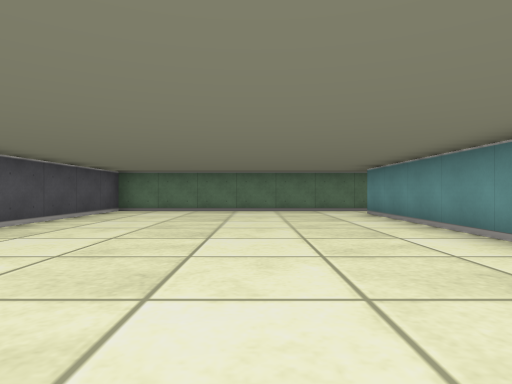
view 1 (above)

22 first-person views from a walk through a cub3D ray-caster map. The camera is about half as high as the walls, looks level and sees 75° across. The floor is counted in squares. Each view is taken from the middle of a square. On the plan, view 1 faces up. The plan holds only what a view shows up to about 9 squares ahead; the rest is blank.

view 2
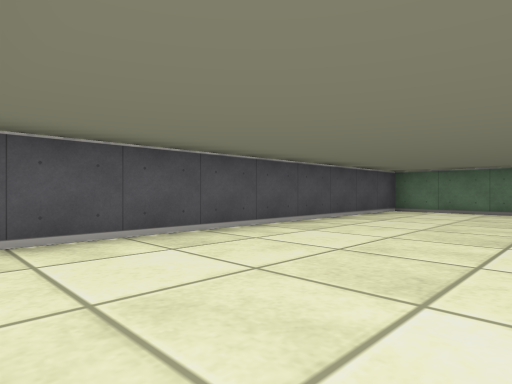

view 3
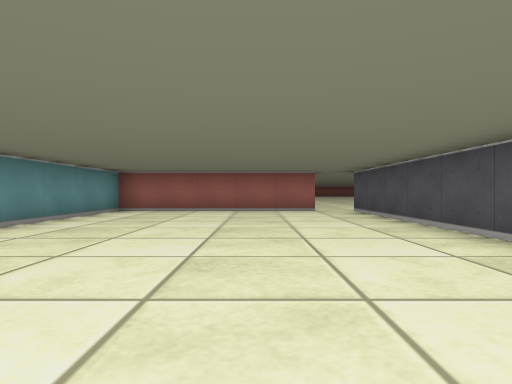

view 4
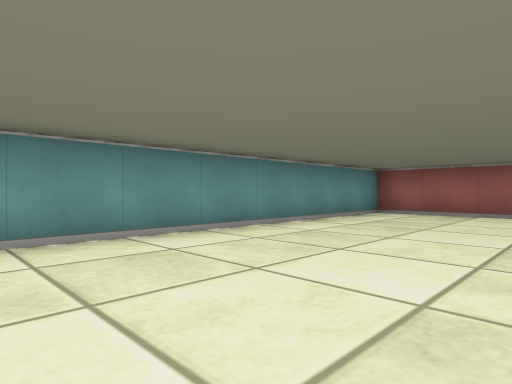

view 5
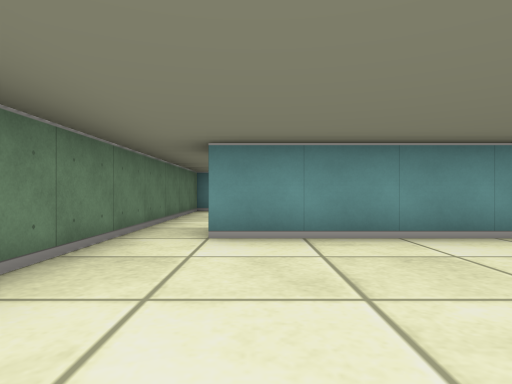

view 6
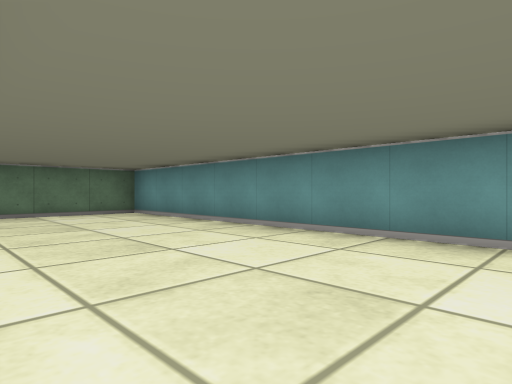

view 7
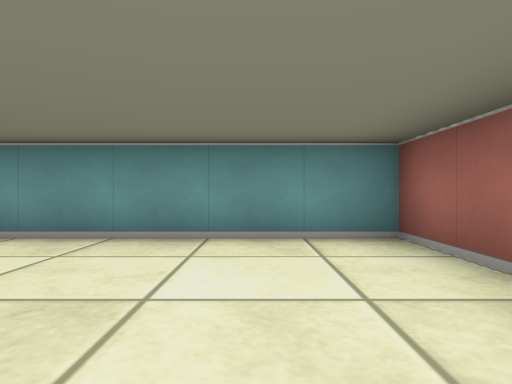

view 8
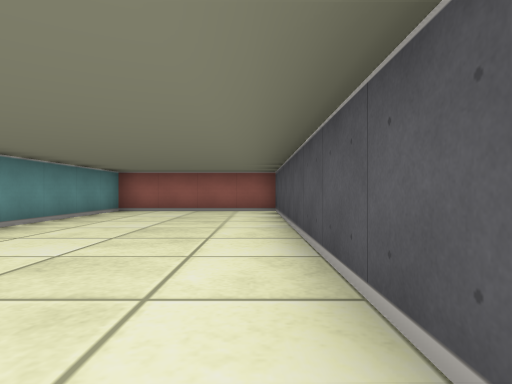

view 9
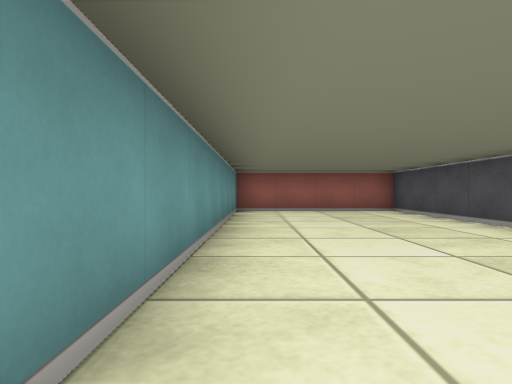

view 10
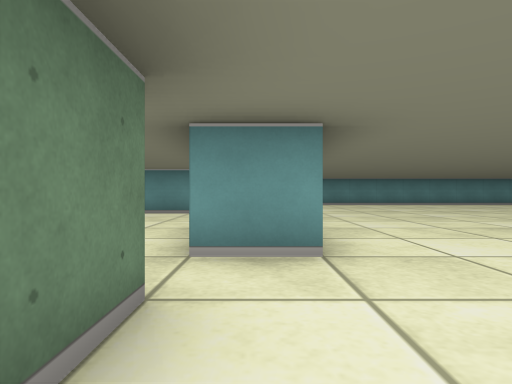

view 11
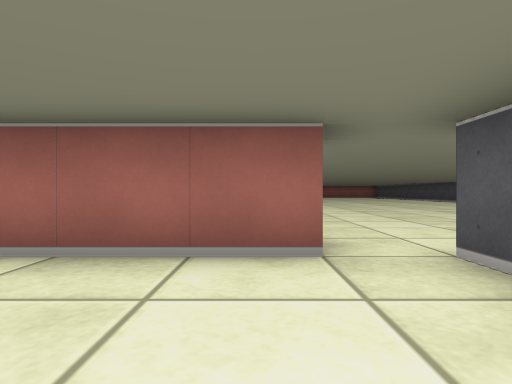

view 12
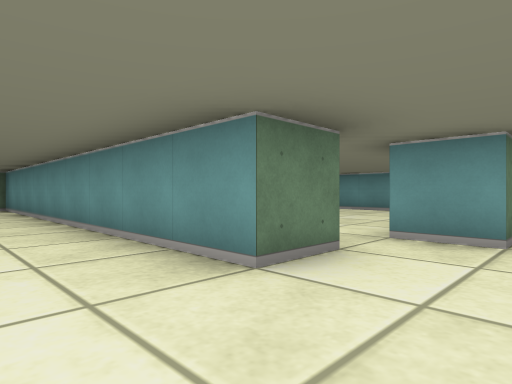

view 13
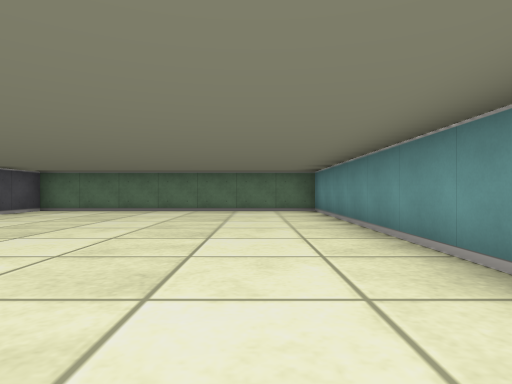

view 14
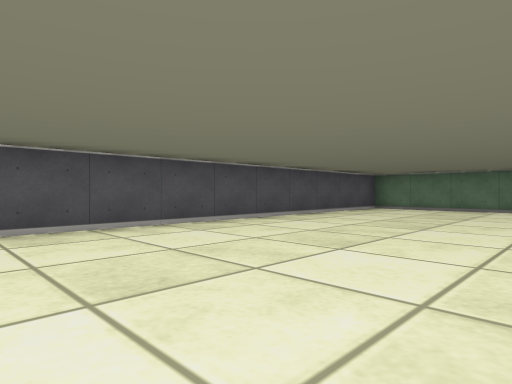

view 15
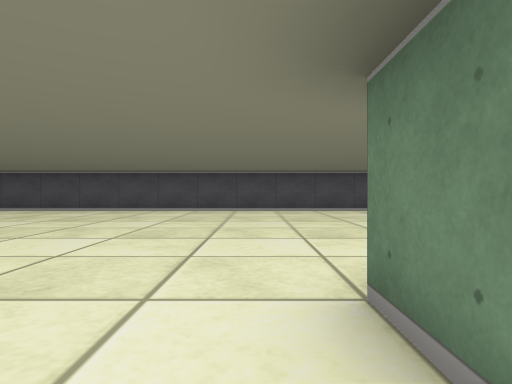

view 16
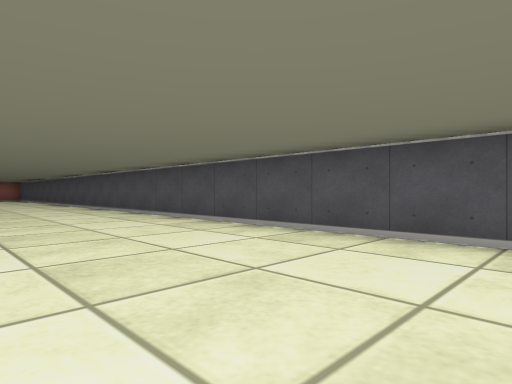

view 17
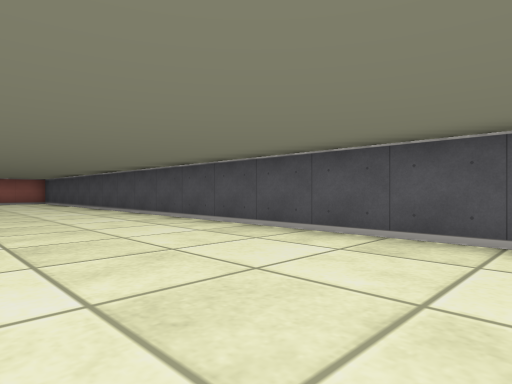

view 18
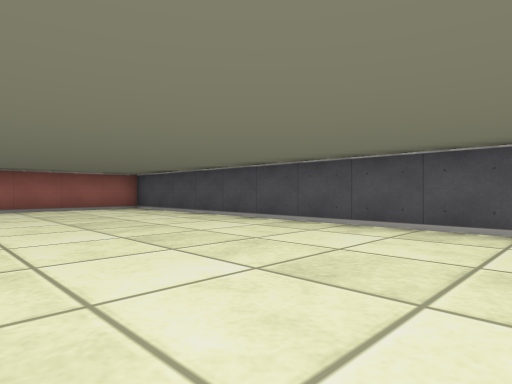

view 19
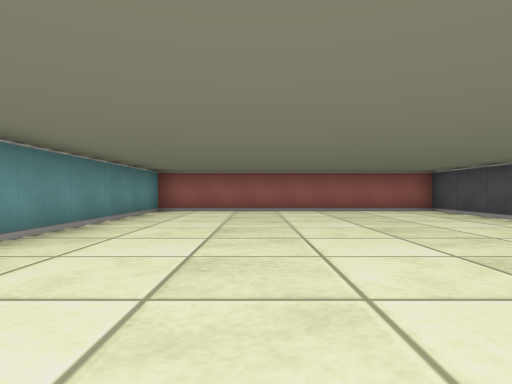

view 20
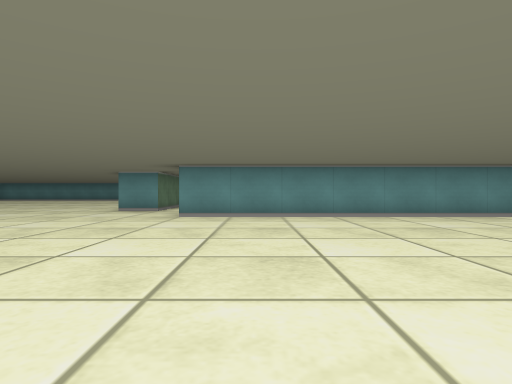

view 21
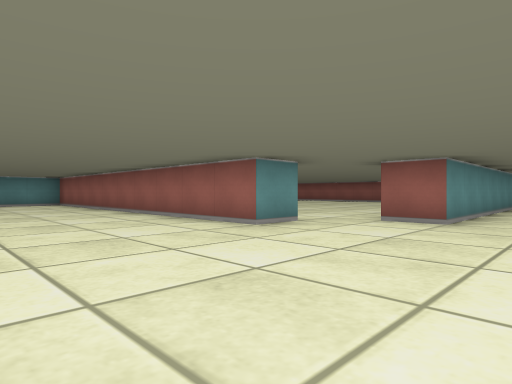

view 22
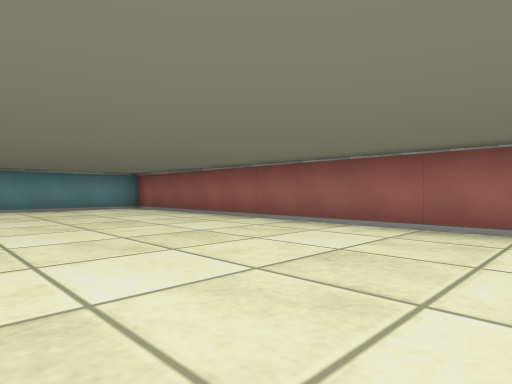

### Floor plan
Points are (right, up) in squares from view 1. A wall is a line through its corners. A room is listed if a view was taken in it or the views show most of it. See-through windows are left out.
Room 1 (views 1, 2, 3, 4, 5, 11)
walls: (-2.5, -0.5) (2.5, -0.5) (2.5, 7.5); (3.5, 8.5) (-3.5, 8.5) (-3.5, -0.5)
ways out: opening at (3, 8) to room 2; opening at (-3, -1) to room 3
Room 2 (views 6, 7, 8, 9)
walls: (3.5, 7.4) (3.5, -0.5) (7.5, -0.5) (7.5, 8.5) (3.5, 8.5)
ways out: opening at (3, 8) to room 1
Room 3 (views 10, 12, 13, 14, 15, 16, 17, 18, 19, 20, 21, 22)
walls: (-2.5, -13.5) (-2.5, -12.5) (6.2, -12.5); (-2.5, -1.6) (-2.5, -0.5); (-3.5, -0.5) (-4.5, -0.5) (-4.5, 8.5) (-11.5, 8.5) (-11.5, -24.5) (-4.5, -24.5) (-4.5, -14.5) (-3.5, -14.5); (7.5, -11.2) (7.5, -9.2)
ways out: opening at (-3, -1) to room 1; opening at (-3, -14)

Where each view was taken, in squares from view 1:
view 1: 0 up, 0 right, facing up
view 2: 0 up, 0 right, facing up-left
view 3: 8 up, 1 left, facing down
view 4: 7 up, 1 left, facing down-right
view 5: 7 up, 1 left, facing right
view 6: 1 up, 4 right, facing up-right
view 7: 1 up, 4 right, facing right
view 8: 8 up, 4 right, facing down
view 9: 8 up, 7 right, facing down
view 10: 1 down, 5 left, facing right
view 11: 2 up, 2 left, facing down
view 12: 2 down, 6 left, facing up-right
view 13: 0 up, 6 left, facing up
view 14: 1 down, 7 left, facing up-left
view 15: 1 down, 3 left, facing left
view 16: 4 down, 8 left, facing down-left
view 17: 9 down, 8 left, facing down-left
view 18: 15 down, 7 left, facing down-left
view 19: 16 down, 7 left, facing down
view 20: 16 down, 11 left, facing right
view 21: 9 down, 6 left, facing down-right
view 22: 8 down, 2 left, facing down-right
